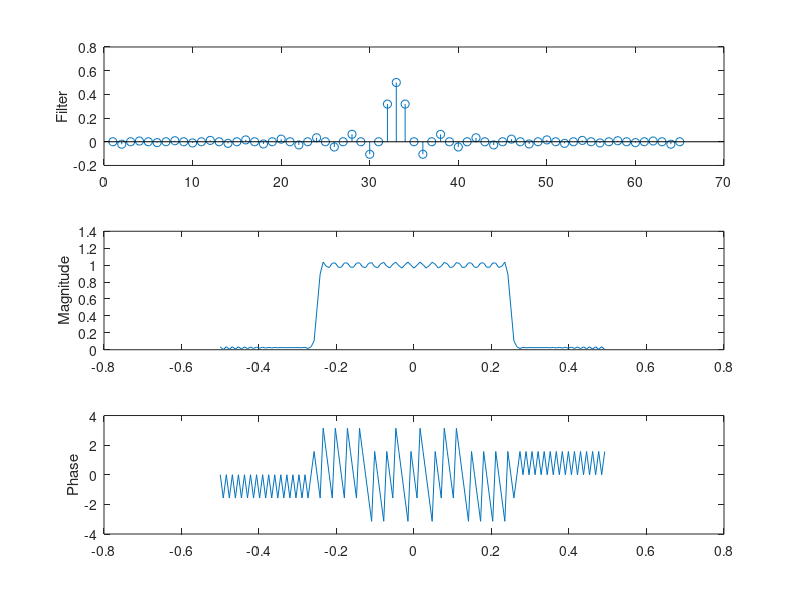
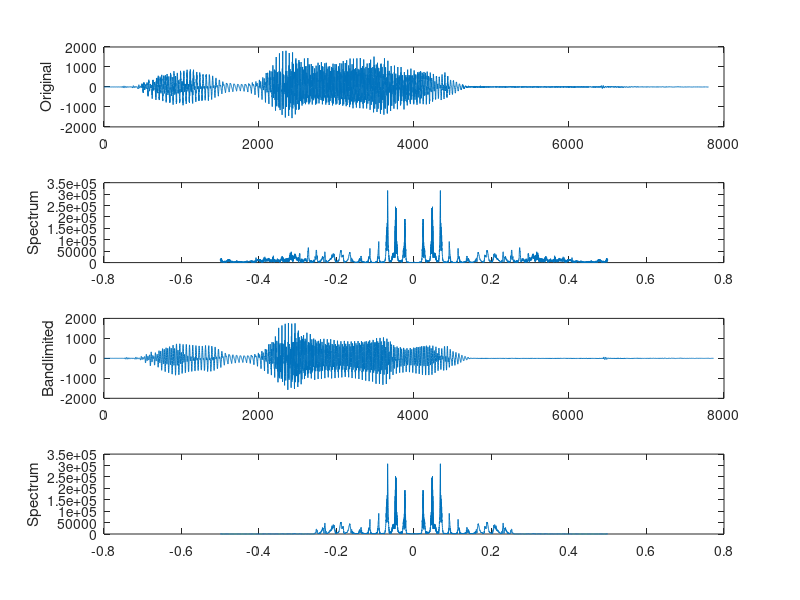
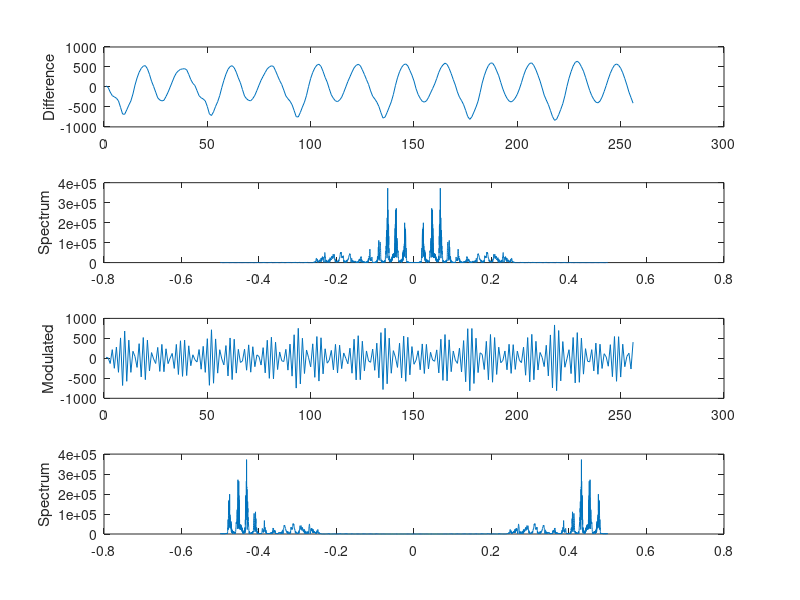
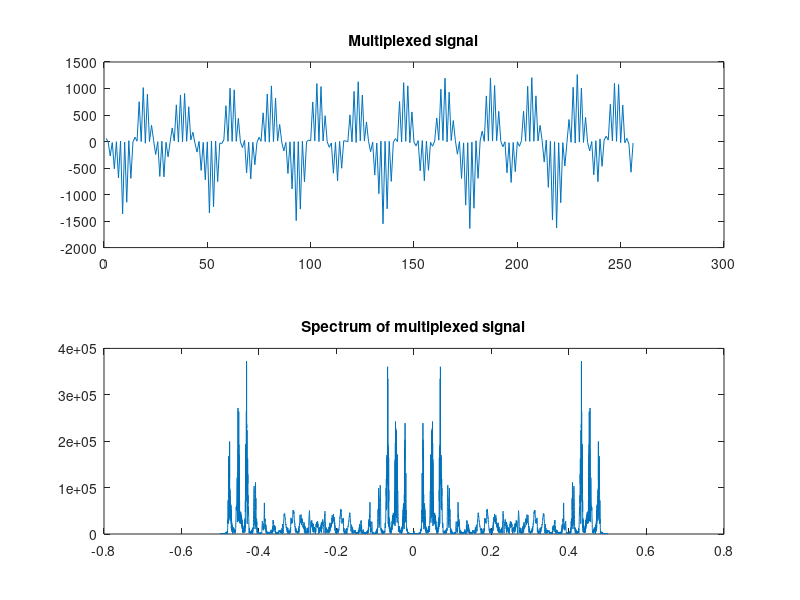

Reproduce these figures in MATLAB, in order.
% EE 438 Digital Signal Processing with Applications - Spring 2000
% Digital stereo multiplexer
%---------------------------------------------------------------
% Initialize
clear all;
close all;
%Read and play back data sampled at 8192Hz
Fs = 8192;
%---------------------------------------------------------------
%Read data for left and right channels

data=load('erf1s1t0.txt')';
%plot(data)
%end1=input('end1?');
%end2=input('end2?');
xl=data;
Nl = length(xl)
input('Left channel');
soundsc(xl,Fs);

data=load('ysf1s1t0.txt')';
%plot(data)
%end1=input('end1?');
%end2=input('end2?');
%xr=data(end1:end2);
xr=data;
Nr = length(xr)
input('Right channel');
soundsc(xr,Fs);

%---------------------------------------------------------------
%Bandlimit both channels to half Nyquist rate
N_spect = 128;
del_mu = 1./N_spect;
mu = -0.5:del_mu:0.5-del_mu;
N_filt = 64;
delta = 0.02;
bands = [0.0, 0.5-delta, 0.5+delta, 1.0];
H_ideal = [1.0, 1.0, 0.0, 0.0];
h = remez(N_filt, bands, H_ideal);
%---------------------------------------------------------------
%Prepare plots
figure(1);
H = fft(h,N_spect);
H = fftshift(H);
Hmag = abs(H);
Hpha = angle(H);
subplot(3,1,1), stem(h);
ylabel('Filter');
subplot(3,1,2), plot(mu,Hmag);
ylabel('Magnitude');
subplot(3,1,3), plot(mu,Hpha);
ylabel('Phase');
pause;
%---------------------------------------------------------------
%Filter left and right channels
xlbl = conv(h, xl);
xrbl = conv(h, xr);
%---------------------------------------------------------------
%Prepare plots and playback results
figure(2);
N_spect = pow2(ceil(log2(Nl)))
Xl = fft(xl,N_spect);
Xl = fftshift(Xl);
Xlmag = abs(Xl);
Xlbl = fft(xlbl,N_spect);
Xlbl = fftshift(Xlbl);
Xlblmag = abs(Xlbl);
del_mu = 1./N_spect;
mu = -0.5:del_mu:0.5-del_mu;
subplot(4,1,1), plot(xl);
ylabel('Original');
subplot(4,1,2), plot(mu,Xlmag);
ylabel('Spectrum');
subplot(4,1,3), plot(xlbl);
ylabel('Bandlimited');
subplot(4,1,4), plot(mu,Xlblmag);
ylabel('Spectrum');
input('Left channel');
soundsc(xl,Fs);
input('Left channel bandlimited to 1/2 Nyquist rate');
soundsc(xlbl,Fs);
xrbl = conv(h, xr);
input('Right channel');
soundsc(xr,Fs);
input('Right channel bandlimited to 1/2 Nyquist rate');
soundsc(xrbl,Fs);
%---------------------------------------------------------------
%Pad signals to same length with zeros
Nlbl = length(xlbl);
Nrbl = length(xrbl);
Nlr = max(Nlbl,Nrbl);
xl(1:Nlbl) = xlbl;
xl(Nlbl+1:Nlr) = zeros(1,Nlr-Nlbl);
xr(1:Nrbl) = xrbl;
xr(Nrbl+1:Nlr) = zeros(1,Nlr-Nrbl);
%Get rid of unneeded variables to free some memory
clear xlbl; clear Xlbl; clear Xlblmag; clear mu;
clear xrbl;
clear H; clear Hmag; clear Hpha;
%---------------------------------------------------------------
%Matrix left and right channels to form sum and difference
%components.
xsum = xl+xr;
xdif = xl-xr;
%---------------------------------------------------------------
%Modulate difference channel and add to sum channel
omega_0 = pi;
Nplot = 256;
n = 0:1:Nlr-1;
xmod = xdif.*cos(omega_0.*n);
xmux = xsum+xmod;
%---------------------------------------------------------------
%Prepare plots and playback results
figure(3);
N_spect = pow2(ceil(log2(Nlr)))
Xdif = fft(xdif,N_spect);
Xdif = fftshift(Xdif);
Xdifmag = abs(Xdif);
Xmod = fft(xmod,N_spect);
Xmod = fftshift(Xmod);
Xmodmag = abs(Xmod);
del_mu = 1./N_spect;
mu = -0.5:del_mu:0.5-del_mu;
xdifclip = xdif(round(Nlr./2):round(Nlr./2+Nplot-1));
subplot(4,1,1), plot(xdifclip);
ylabel('Difference');
subplot(4,1,2), plot(mu,Xdifmag);
ylabel('Spectrum');
xmodclip = xmod(round(Nlr./2):round(Nlr./2+Nplot-1));
subplot(4,1,3), plot(xmodclip);
ylabel('Modulated');
subplot(4,1,4), plot(mu,Xmodmag);
ylabel('Spectrum');
input('Difference channel');
soundsc(xdif,Fs);
input('Modulated difference channel');
soundsc(xmod,Fs);
%Get rid of unneeded variables to free some memory
clear xdif; clear xdifclip; clear Xdif; clear Xdifmag;
clear xmod; clear xmodclip; clear Xmod; clear Xmodmag;
Xmux = fft(xmux,N_spect);
Xmux = fftshift(Xmux);
Xmuxmag = abs(Xmux);
xmuxclip = xmux(round(Nlr./2):round(Nlr./2+Nplot-1));
figure(4);
subplot(2,1,1), plot(xmuxclip);
title('Multiplexed signal');
subplot(2,1,2), plot(mu,Xmuxmag);
title('Spectrum of multiplexed signal');
input('Final multiplexed signal');
soundsc(xmux,Fs);
